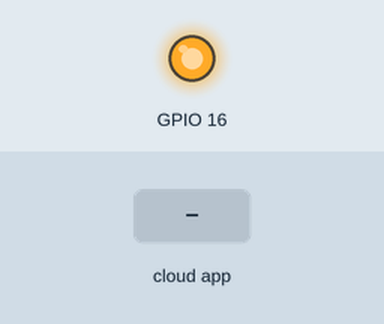
Simulated run of this sketch. Board: ESP8266 (NodeMCU). Parts: output pins drawn as LEDs (lit = HIGH). The inputs (shaded band) are chosen by the test bench. WiFi joins after 1.5 s; servers stay silent unless stated; random numbers use the default seed unless the sketch sets one; the Firebase database answers and starts empty; what the sketch prints to the serial monitor is not drawn.

Above: at 2.8 s.
2.9 s: the phone or cloud app sets Led to ON
At 3.8 s:
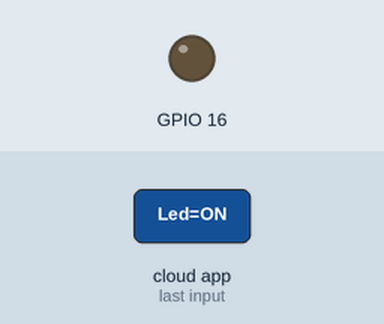
4.5 s: the phone or cloud app sets Led to OFF
At 5.0 s:
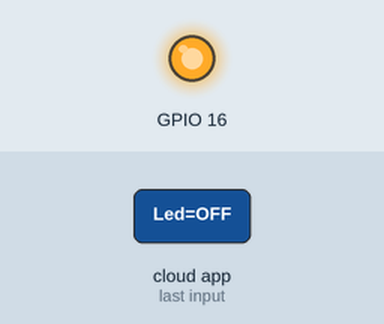
Timing chart, 0 to 7.5 s (numbered marks = the images above; inputs shaded):
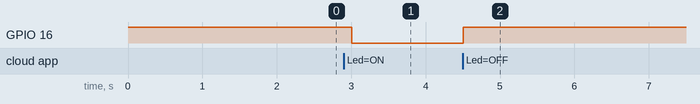

The sketch:

Code.ino
```cpp
#include <ESP8266WiFi.h>
#include "FirebaseESP8266.h"

#define FIREBASE_HOST "https://phaohoa-6ef19-default-rtdb.firebaseio.com/"
#define FIREBASE_AUTH "926krZsrFgqWbS6tAA8S6scRHHdbA6bLgiSlnYOp"
#define WIFI_SSID "Van Tho 15"
#define WIFI_PASSWORD "vannhucu15"

FirebaseData firebaseData;
String path = "/";
long long last = 0;
String Led = "OFF";
int NhietDo = 28;

void ReadDataToFirebase();
void WriteDataToFirebase();
void HandleLed();

void setup()
{
  Serial.begin(9600);
  pinMode(16, OUTPUT);
  digitalWrite(16,1);

  WiFi.begin(WIFI_SSID, WIFI_PASSWORD);
  Serial.print("connecting");
  while (WiFi.status() != WL_CONNECTED)
  {
    Serial.print(".");
    delay(500);
  }
  Serial.println();
  Serial.print("connected: ") ;
  Serial.println(WiFi.localIP());

  Firebase.begin(FIREBASE_HOST, FIREBASE_AUTH);
  Firebase.reconnectWiFi(true);
  if (!Firebase.beginStream(firebaseData, path))
  {
    Serial.println("REASON:+ " + firebaseData.errorReason());
    Serial.println();
  }
  last = millis();
}

void loop()
{
  WriteDataToFirebase();
  ReadDataToFirebase();
}
void ReadDataToFirebase()
{
  if (Firebase.getString(firebaseData, path + "/Led"))
  {
    Led = firebaseData.stringData();
    HandleLed();
  }
}
void WriteDataToFirebase()
{
  if (millis() - last > 500)
  {
    NhietDo = random(30, 80);
    Firebase.setString(firebaseData, path + "/NhietDo", String(NhietDo));
    last = millis();
  }
}
void HandleLed()
{
  if(Led =="ON")
  {
    Serial.println("LED ON");
    digitalWrite(16,0);
  }
  else
  if(Led =="OFF")
  {
    Serial.println("LED OFF");
    digitalWrite(16,1);
  }
}
```

Measured:
- after the input at 2.9 s, GPIO 16: HIGH → LOW after 0.10 s
- after the input at 4.5 s, GPIO 16: LOW → HIGH at once
